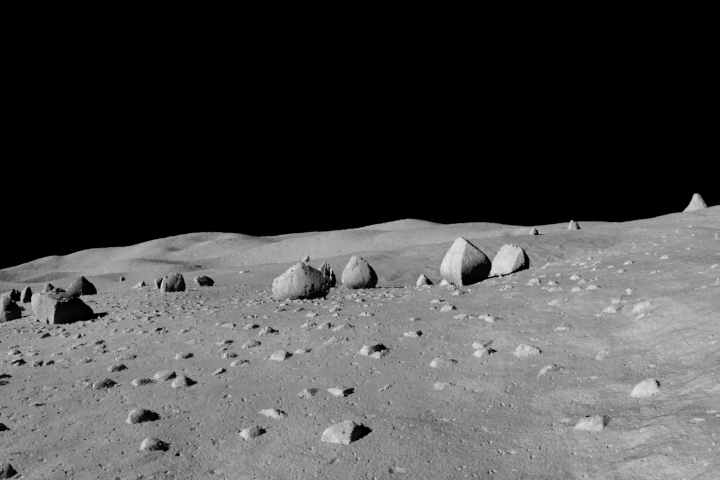
#> input picture data/test_data/render9327.png, 720 x 480 px, found by its file name
$ python bounding.py
#> lines starting #> are read from the running program, lines starting #| are printed output that depends on the picture; after the words box and inside, x2 and y2 are one past the last pixel; in counts of white or black regions, pixels touching at a corner belong together
#> further down, src is the input picture: shape (480, 720, 3); mean B, G, R 73.3, 73.3, 73.4
#> (printed output is left out)
"""Docu string
"""
import cv2 as cv
import numpy as np
import argparse
import random as rng
rng.seed(12345)


def thresh_callback(val):
    """_summary_

    Args:
        val (_type_): _description_
    """
#> called with val = 200
    threshold = val

    canny_output = cv.Canny(src_gray, threshold, threshold * 2)
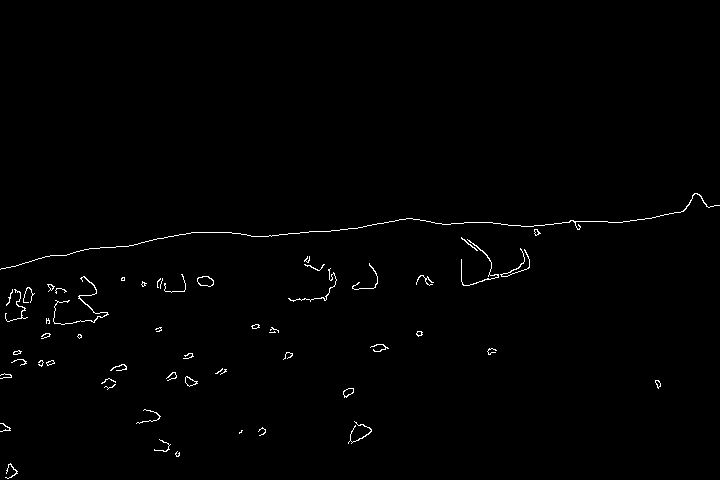
#> canny_output: shape (480, 720); 0.8% white in thin lines or dots, all inside (x1, y1, x2, y2) = (0, 193, 720, 479)

    contours, _ = cv.findContours(canny_output,
                                  cv.RETR_TREE, cv.CHAIN_APPROX_SIMPLE)
#> contours = 69 contours, 52 with area under 20; largest, box (x1, y1, x2, y2) and area: (197, 276, 214, 287) 126, (197, 276, 214, 287) 115, (185, 376, 198, 387) 66, (343, 388, 354, 398) 60, (185, 376, 197, 387) 58

    contours_poly = [None]*len(contours)
#> contours_poly = 69 items
    boundRect = [None]*len(contours)
#> boundRect = 69 items
    centers = [None]*len(contours)
#> centers = 69 items
    radius = [None]*len(contours)
#> radius = 69 items
    for i, c in enumerate(contours):
        contours_poly[i] = cv.approxPolyDP(c, 3, True)
        boundRect[i] = cv.boundingRect(contours_poly[i])
        centers[i], radius[i] = cv.minEnclosingCircle(contours_poly[i])
#> this loop made 69 passes
#> c on passes 33, 37: [[79, 334], [81, 336], [79, 338], [77, 336]], [[274, 331], [273, 332], [269, 332], [275, 332]]
#> after the loop, boundRect = 69 items, first 6: (6, 463, 12, 16), (176, 451, 2, 6), (154, 439, 17, 13), (239, 430, 4, 4), (258, 427, 8, 9), (0, 423, 11, 9); centers = 69 pairs, first value 4.65 to 657, second value 231.7 to 470.7; contours_poly = 69 contours, 55 with area under 20; largest, box (x1, y1, x2, y2) and area: (197, 276, 214, 286) 96, (197, 276, 214, 286) 84, (461, 239, 499, 286) 64, (154, 439, 171, 452) 45, (185, 377, 198, 386) 42; radius = 69 values, max 360.9 at index 68, min 1.58 at index 53, mean 11.95

    drawing = np.zeros((canny_output.shape[0], canny_output.shape[1], 3),
                       dtype=np.uint8)

    for i in range(len(contours)):
        color = (rng.randint(0,256), rng.randint(0,256), rng.randint(0,256))
        cv.drawContours(drawing, contours_poly, i, color)
        cv.rectangle(drawing, (int(boundRect[i][0]), int(boundRect[i][1])),
                     (int(boundRect[i][0]+boundRect[i][2]),
                      int(boundRect[i][1]+boundRect[i][3])), color, 2)
        cv.circle(drawing, (int(centers[i][0]), int(centers[i][1])),
                  int(radius[i]), color, 2)
#> this loop made 69 passes
#> color on passes 1 to 12: (213, 5, 152), (188, 99, 138), (223, 82, 191), (63, 221, 133), (89, 95, 181), (46, 211, 85), (75, 105, 39), (97, 174, 164), (12, 234, 173), (13, 212, 1), (3, 83, 91), (146, 50, 212)
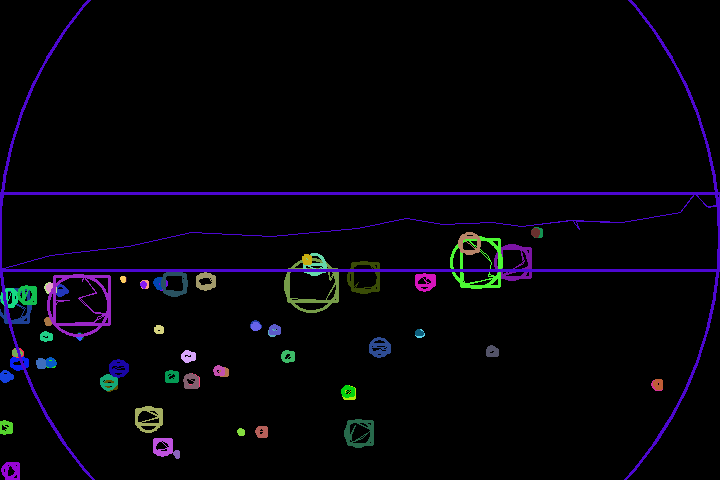
#> drawing: shape (480, 720, 3); mean of channels 0, 1, 2 9, 3.9, 5.2; drawn as B, G, R

    cv.imshow('Contours', drawing)

parser = argparse.ArgumentParser(description='Code for Creating Bounding '
                                 + 'boxes and circles for contours tutorial.')
parser.add_argument('--input', help='Path to input image.',
                    default='data/images/render/render9327.png')
args = parser.parse_args()
src = cv.imread(cv.samples.findFile(args.input))
if src is None:
    print('Could not open or find the image:', args.input)
    exit(0)
# Convert image to gray and blur it
src_gray = cv.cvtColor(src, cv.COLOR_BGR2GRAY)
src_gray = cv.blur(src_gray, (3,3))
source_window = 'Source'
cv.namedWindow(source_window)
cv.imshow(source_window, src)
max_thresh = 255
thresh = 200 # initial threshold
image = np.asarray(src)
print(image)
cv.createTrackbar('Canny thresh:', source_window, thresh, max_thresh,
                  thresh_callback)
thresh_callback(thresh)
cv.waitKey()

$ run again, with data/test_data/test_010.png copied over data/test_data/render9327.png
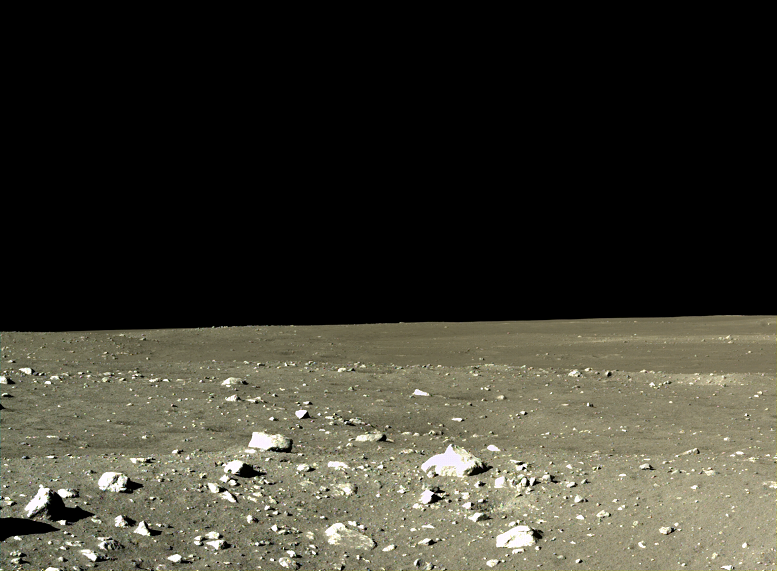
#> input picture data/test_data/test_010.png, 777 x 571 px, found by its file name
#> src is the input picture: shape (571, 777, 3); mean B, G, R 47, 57.7, 59.2
#> (printed output is left out)
#> in thresh_callback, `canny_output = cv.Canny(src_gray, threshold, threshold * 2)`:
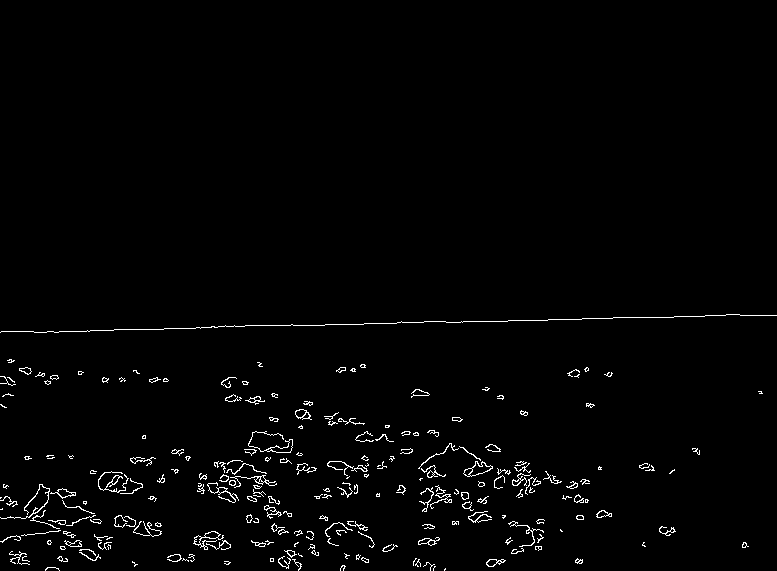
#> canny_output: shape (571, 777); 1.7% white in thin lines or dots, all inside (x1, y1, x2, y2) = (0, 314, 777, 571)
#> contours = 343 contours, 267 with area under 20; largest, box (x1, y1, x2, y2) and area: (463, 461, 493, 477) 217, (469, 461, 493, 477) 153, (248, 431, 293, 453) 148, (193, 531, 224, 550) 143, (270, 439, 293, 453) 121
#> in thresh_callback, `contours_poly = [None]*len(contours)`: contours_poly = 343 items
#> the loop in thresh_callback, `for i, c in enumerate(contours):` made 343 passes
#> c on passes 1, 18: [[445, 568], [444, 569], [444, 570], [445, 569]], [[270, 558], [270, 561], [273, 561], [273, 558]]
#> after the loop in thresh_callback, `for i, c in enumerate(contours):`: boundRect = 343 items, first 6: (445, 568, 1, 1), (45, 569, 15, 2), (433, 566, 3, 5), (340, 566, 6, 5), (423, 562, 12, 9), (224, 561, 7, 2); centers = 343 pairs, first value 1 to 760, second value 323.5 to 569.5; contours_poly = 343 contours, 275 with area under 20; largest, box (x1, y1, x2, y2) and area: (463, 461, 493, 477) 204, (193, 531, 224, 550) 172, (248, 431, 293, 453) 157, (207, 482, 239, 503) 123, (469, 461, 493, 475) 122; radius = 343 values, max 388.1 at index 342, min 0.0001 at index 0, mean 6.09
#> the loop in thresh_callback, `for i in range(len(contours)):` made 343 passes
#> color on passes 1 to 3: (213, 5, 152), (188, 99, 138), (223, 82, 191)
#> after the loop in thresh_callback, `for i in range(len(contours)):`:
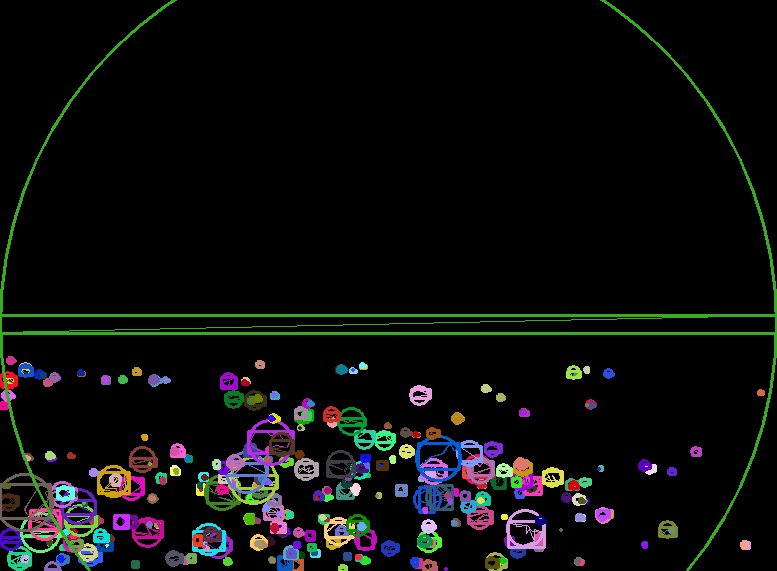
#> drawing: shape (571, 777, 3); mean of channels 0, 1, 2 11.5, 12.8, 11.3; drawn as B, G, R

$ run again, with data/test_data/test_011.png copied over data/test_data/render9327.png
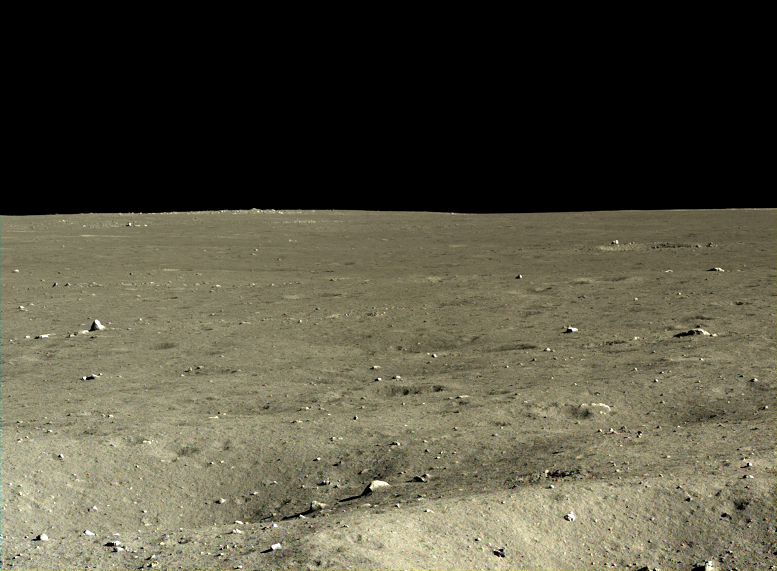
#> input picture data/test_data/test_011.png, 777 x 571 px, found by its file name
#> src is the input picture: shape (571, 777, 3); mean B, G, R 65.1, 81.8, 85.2
#> (printed output is left out)
#> in thresh_callback, `canny_output = cv.Canny(src_gray, threshold, threshold * 2)`:
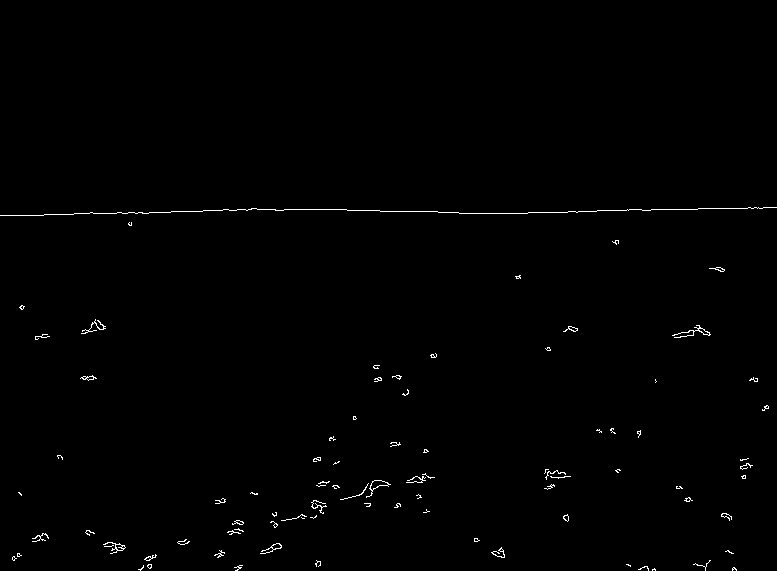
#> canny_output: shape (571, 777); 0.6% white in thin lines or dots, all inside (x1, y1, x2, y2) = (0, 207, 777, 571)
#> contours = 121 contours, 106 with area under 20; largest, box (x1, y1, x2, y2) and area: (366, 480, 391, 498) 102, (370, 480, 389, 491) 92, (103, 542, 126, 554) 54, (672, 325, 711, 338) 48, (260, 543, 282, 554) 46
#> in thresh_callback, `contours_poly = [None]*len(contours)`: contours_poly = 121 items
#> the loop in thresh_callback, `for i, c in enumerate(contours):` made 121 passes
#> c on passes 3, 20, 37, 40, 56: [[732, 568], [733, 567], [734, 568], [733, 569]], [[219, 555], [220, 554], [221, 555], [220, 556]], [[275, 523], [277, 525], [275, 527], [273, 525]], [[301, 517], [302, 518], [304, 518], [302, 518]], [[18, 492], [21, 495], [21, 494], [19, 492]]
#> after the loop in thresh_callback, `for i, c in enumerate(contours):`: boundRect = 121 items, first 6: (652, 569, 4, 2), (732, 568, 5, 3), (732, 568, 1, 1), (638, 566, 11, 5), (234, 565, 9, 6), (138, 565, 6, 5); centers = 121 pairs, first value 12.5 to 766.5, second value 211 to 569.5; contours_poly = 121 contours, 109 with area under 20; largest, box (x1, y1, x2, y2) and area: (103, 542, 126, 554) 64, (370, 480, 389, 489) 64, (366, 481, 391, 498) 62, (81, 319, 106, 334) 40, (311, 500, 327, 514) 38; radius = 121 values, max 388 at index 120, min 0.0001 at index 2, mean 7.47
#> the loop in thresh_callback, `for i in range(len(contours)):` made 121 passes
#> color on passes 1 to 8: (213, 5, 152), (188, 99, 138), (223, 82, 191), (63, 221, 133), (89, 95, 181), (46, 211, 85), (75, 105, 39), (97, 174, 164)
#> after the loop in thresh_callback, `for i in range(len(contours)):`:
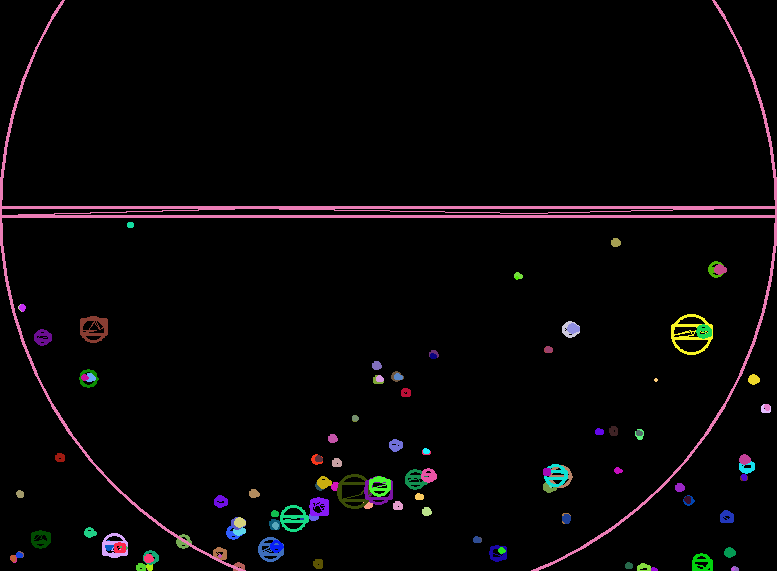
#> drawing: shape (571, 777, 3); mean of channels 0, 1, 2 6.8, 5.8, 7.7; drawn as B, G, R
